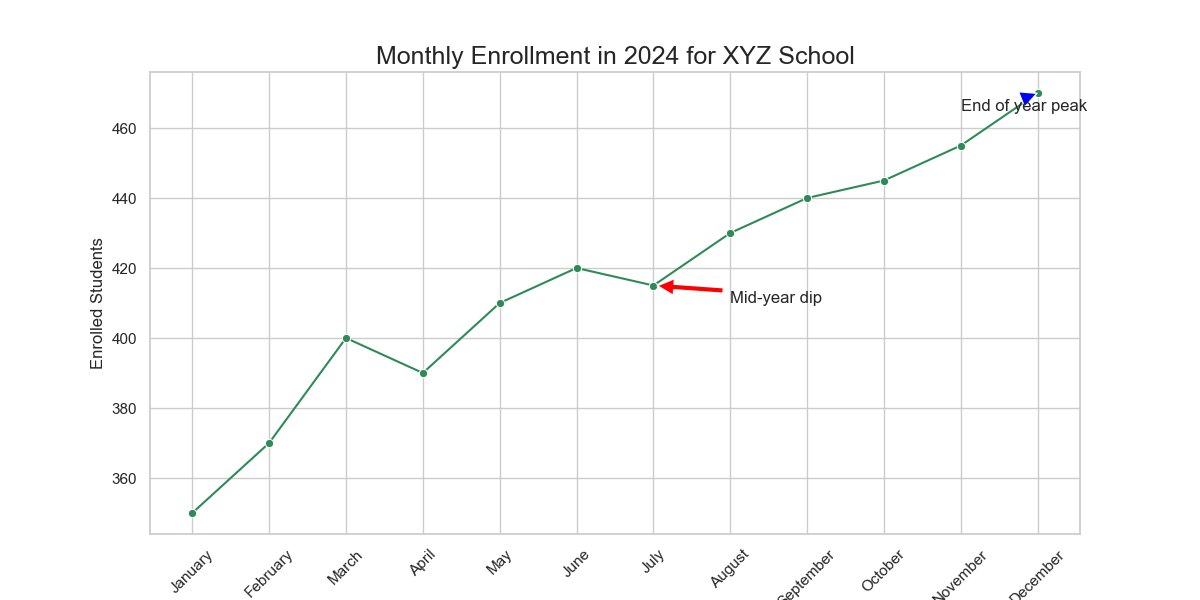

Here is the Python script that generated this plot:

import seaborn as sns
import pandas as pd
import matplotlib.pyplot as plt

# Create a DataFrame from the provided data
data = {
    'Month': ['January', 'February', 'March', 'April', 'May', 'June', 'July', 'August', 'September', 'October', 'November', 'December'],
    'Enrolled_Students': [350, 370, 400, 390, 410, 420, 415, 430, 440, 445, 455, 470]
}
df = pd.DataFrame(data)

# Initialize the matplotlib figure
plt.figure(figsize=(12, 6))

# Plotting the line chart
line_plot = sns.lineplot(x='Month', y='Enrolled_Students', data=df, color='#2E8B57', marker='o')

# Annotating specific data points
plt.annotate('Mid-year dip', xy=('July', 415), xytext=('August', 410),
             arrowprops=dict(facecolor='red', shrink=0.05), fontsize=12)
plt.annotate('End of year peak', xy=('December', 470), xytext=('November', 465),
             arrowprops=dict(facecolor='blue', shrink=0.05), fontsize=12)

# Setting the title and labels
plt.title('Monthly Enrollment in 2024 for XYZ School', fontsize=18)
plt.xlabel('Month', fontsize=12)
plt.ylabel('Enrolled Students', fontsize=12)

# Adjusting the x-axis to show all the months clearly
plt.xticks(rotation=45)

# Show the plot with the customizations
plt.show()
